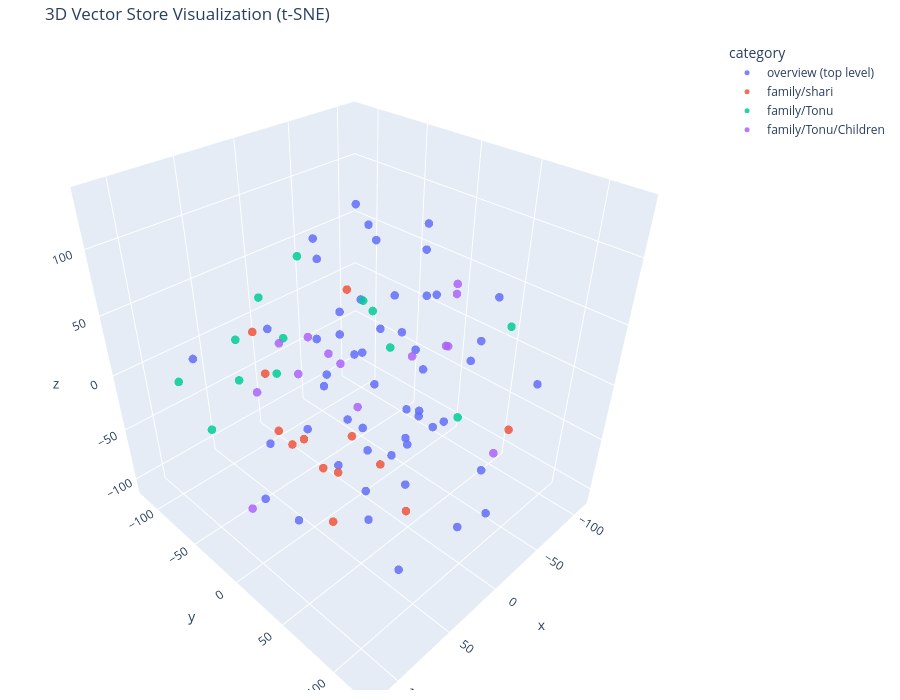

Write notebook code for a chart like this one.
### Code cell
import plotly.express as px
from sklearn.manifold import TSNE

# 3D t-SNE (same data, same perplexity logic as before)
n = len(vectors)
tsne_3d = TSNE(n_components=3, random_state=42, perplexity=min(30, max(2, n // 4)))
coords_3d = tsne_3d.fit_transform(vectors)

df[['x3', 'y3', 'z3']] = coords_3d

fig = px.scatter_3d(
    df, x='x3', y='y3', z='z3',
    color='category',
    hover_name='file',
    hover_data={'preview': True, 'x3': False, 'y3': False, 'z3': False, 'category': False},
    title='3D Vector Store Visualization (t-SNE)',
    width=900, height=700,
)
fig.update_traces(marker=dict(size=5, opacity=0.85))
fig.update_layout(
    scene=dict(xaxis_title='x', yaxis_title='y', zaxis_title='z'),
    margin=dict(r=10, b=10, l=10, t=40),
)
fig.show()

### Figure 1 — Plotly figure (JSON) as saved in the notebook; plotly's stock layout.template omitted (floating-point values rounded to 4 significant figures)
{"data": [{"customdata": [["# Shari Thomas – Professional and Academic Background...", "overview (top level)"], ["Shari Thomas is a technology professional with experience in higher education, software development,...", "overview (top level)"], ["skills relevant to the modern AI industry....", "overview (top level)"], ["Shari completed her Bachelor of Technology (B.Tech) degree in Computer Science and Engineering. She ...", "overview (top level)"], ["disciplines, including software engineering, computer science fundamentals, digital image processing...", "overview (top level)"], ["Following her postgraduate education, Shari began her professional career in the field of teaching. ...", "overview (top level)"], ["Her first teaching appointment was at St. George's College, Aruvithura, Kerala, where she worked fro...", "overview (top level)"], ["From 2016 to 2018, Shari worked at Christ College of Science and Management. This represented the se...", "overview (top level)"], ["Her background as a teacher contributed to her ability to explain technical subjects, communicate id...", "overview (top level)"], ["After her teaching career, Shari moved toward the technology industry, developing an interest in dat...", "overview (top level)"], ["and machine learning domain....", "overview (top level)"], ["Her experience at AIMLSpectrum represented an important transition from academic teaching to industr...", "overview (top level)"], ["Shari is currently expanding his capabilities toward becoming a full-stack AI developer. His learnin...", "overview (top level)"], ["Shari is currently working as a Junior Developer at AITrich, located at Infopark, Kochi, Kerala. Her...", "overview (top level)"], ["and artificial intelligence technologies....", "overview (top level)"], ["One of his current software development projects is a Customized Tour Management System. The project...", "overview (top level)"], ["database interaction, and potential AI-powered functionalities into a practical application....", "overview (top level)"], ["As part of her professional development, Shari is actively upskilling in areas related to software d...", "overview (top level)"], ["Her technical interests connect traditional software development with AI-powered systems. By combini...", "overview (top level)"], ["in the field of artificial intelligence....", "overview (top level)"], ["Shari's career is characterized by her ability to move between different professional roles and cont...", "overview (top level)"], ["# Tonu and Shari – Personal Introduction...", "overview (top level)"], ["Tonu James and Shari Thomas are a married couple from Kerala, India, who share a strong interest in ...", "overview (top level)"], ["in Image Processing. Their common educational interests and experiences have played an important rol...", "overview (top level)"], ["Tonu James was born on March 8, 1990, in Kerala, India. He is a technology professional with experie...", "overview (top level)"], ["Shari Thomas was born on May 6, 1990. Like Tonu, she has an educational background in Computer Scien...", "overview (top level)"], ["Tonu and Shari first met during their college days. Their relationship developed over time, eventual...", "overview (top level)"], ["Bangalore, being a major technology hub in India, provided an environment closely connected to their...", "overview (top level)"], ["Tonu and Shari are now settled in Kolenchery, a town in the Ernakulam district of Kerala, India. The...", "overview (top level)"], ["and aspirations while continuing to pursue their own professional interests....", "overview (top level)"], ["# Tonu James – Professional and Academic Background...", "overview (top level)"], ["Tonu James is a software and artificial intelligence professional with an academic background in Com...", "overview (top level)"], ["intelligence, and modern application development....", "overview (top level)"], ["Tonu completed his Bachelor of Technology (B.Tech) degree in Computer Science and Engineering. He su...", "overview (top level)"], ["computer vision, and computational techniques used to extract meaningful information from digital im...", "overview (top level)"], ["Tonu began his professional career at Tata Consultancy Services (TCS), where he worked from 2014 to ...", "overview (top level)"], ["Following his employment at Tata Consultancy Services, Tonu joined SAP Labs in 2015. SAP Labs is ass...", "overview (top level)"], ["development and the practical requirements of large software systems. He has gained experience in so...", "overview (top level)"], ["Over time, Tonu developed a growing interest in artificial intelligence, particularly computer visio...", "overview (top level)"], ["In September 2023, Tonu moved to Ireland to pursue advanced postgraduate studies in Human-Centred Ar...", "overview (top level)"], ["responsible, and aligned with human needs....", "overview (top level)"], ["As part of his academic and research interests, Tonu has explored fairness and bias in artificial in...", "overview (top level)"], ["across geographical regions, including European and Indian road environments. This work relates to A...", "overview (top level)"], ["Tonu has also been involved in the development and exploration of Edge AI applications. Edge AI refe...", "overview (top level)"], ["Raspberry Pi-based computer vision systems capable of processing camera feeds and detecting objects ...", "overview (top level)"], ["The technologies associated with his Edge AI work include Raspberry Pi, Python, ONNX Runtime, GStrea...", "overview (top level)"], ["inspection, workplace safety monitoring, and event detection....", "overview (top level)"], ["Another important area of interest for Tonu is Retrieval-Augmented Generation, commonly known as RAG...", "overview (top level)"], ["His RAG learning activities include document ingestion, text chunking, embedding models, vector data...", "overview (top level)"], ["to build reliable AI-powered question-answering applications....", "overview (top level)"], ["Tonu's professional development reflects a progression from conventional software engineering toward...", "overview (top level)"], ["vision, Generative AI, and production-oriented AI deployment to create meaningful solutions for real...", "overview (top level)"]], "hovertemplate": "<b>%{hovertext}</b><br><br>preview=%{customdata[0]}<extra></extra>", "hovertext": ["Shari_Professional.md", "Shari_Professional.md", "Shari_Professional.md", "Shari_Professional.md", "Shari_Professional.md", "Shari_Professional.md", "Shari_Professional.md", "Shari_Professional.md", "Shari_Professional.md", "Shari_Professional.md", "Shari_Professional.md", "Shari_Professional.md", "Shari_Professional.md", "Shari_Professional.md", "Shari_Professional.md", "Shari_Professional.md", "Shari_Professional.md", "Shari_Professional.md", "Shari_Professional.md", "Shari_Professional.md", "Shari_Professional.md", "Tonu_Shari_background.md", "Tonu_Shari_background.md", "Tonu_Shari_background.md", "Tonu_Shari_background.md", "Tonu_Shari_background.md", "Tonu_Shari_background.md", "Tonu_Shari_background.md", "Tonu_Shari_background.md", "Tonu_Shari_background.md", "Tonu_Professional.md", "Tonu_Professional.md", "Tonu_Professional.md", "Tonu_Professional.md", "Tonu_Professional.md", "Tonu_Professional.md", "Tonu_Professional.md", "Tonu_Professional.md", "Tonu_Professional.md", "Tonu_Professional.md", "Tonu_Professional.md", "Tonu_Professional.md", "Tonu_Professional.md", "Tonu_Professional.md", "Tonu_Professional.md", "Tonu_Professional.md", "Tonu_Professional.md", "Tonu_Professional.md", "Tonu_Professional.md", "Tonu_Professional.md", "Tonu_Professional.md", "Tonu_Professional.md"], "legendgroup": "overview (top level)", "marker": {"color": "#636efa", "opacity": 0.85, "size": 5, "symbol": "circle"}, "mode": "markers", "name": "overview (top level)", "scene": "scene", "showlegend": true, "type": "scatter3d", "x": [12.48, -3.407, 28.89, -1.101, -27.49, 54.98, -39.84, 36.17, 85.52, 25.74, 61.5, 69.1, 60.76, 57.26, 70.46, -75.24, 68.35, 48.6, 12.92, 30.01, 1.904, -45.24, -26.43, -23.82, 9.525, -33.88, -4.993, 24.79, 96.71, 12.47, 13.63, -15.8, -80.47, -50.67, -38.98, 46.82, -60.33, -9.372, -14.76, -47.86, 12.77, -28.65, -54.95, -49.04, -14.13, -24.92, 6.874, 71.94, -52.32, 65.1, -44.27, 17.4], "y": [14.03, 42.85, 28.55, 66.58, 33.73, 61.9, 9.366, 40.74, 26.17, 54.42, 97.04, -32.99, 39.74, -36.83, 75.79, 97.19, 39.66, 36.27, 25.51, 79.81, 47.29, -94.54, -49.43, -16.9, -35.49, 50.52, 91.69, 5.049, -60.37, -32.17, -24.76, -14.8, -11.88, -7.733, 22.41, 83.19, -44.63, 9.172, -79.8, 76.06, 124.8, 72.6, 60.96, 24.43, 42.38, 35.54, 2.307, -9.657, 74.87, 59.82, -10.22, 64.07], "z": [-31.25, -38.88, 87.85, -7.509, 9.941, -57.42, -46.29, -58.72, -61.91, -23.43, 39.24, -95.13, -19.15, -49.8, 22.24, 5.228, 57.74, 10.22, 13.96, 31.38, -71.36, 42.56, 21.56, 104.5, 20.43, -31.15, -87.33, 49.96, 33.68, 101.7, -13.82, 6.439, -88.53, 11.36, 113.3, -96.7, 70.81, 40.79, -104.0, 77.29, -36.27, 35.87, 33.61, 57.48, 110.8, 71.18, 134.6, 68.91, -74.74, 80.31, 44.67, 62.65]}, {"customdata": [["## Shari Eldest Sister – Shanti Thomas  Shanti Thomas is the eldest child of Thomas NM and Mary Thom...", "family/shari"], ["She is married to Shambu, who is a businessman. Shambu's professional activities are connected to bu...", "family/shari"], ["The family is settled in Jharkhand, a state in eastern India. Shanti, Shambu, and Anjay therefore fo...", "family/shari"], ["## Shari Eldest Brother – Shinto Thomas  Shinto Thomas is one of Shari's two elder brothers. He is y...", "family/shari"], ["Shinto is married to Sumi Joseph, who works as a primary school teacher. Sumi's professional role in...", "family/shari"], ["## Shari Parents  Shari's father was Thomas NM, who worked as a farmer. Agriculture formed an import...", "family/shari"], ["Thomas NM passed away in November 2025. His death was an important loss for the family, including hi...", "family/shari"], ["Shari's mother is Mary Thomas, who is a homemaker. She has been involved in managing family and hous...", "family/shari"], ["# Shari Thomas – Family Background  Shari Thomas was born on May 6, 1990 at Pala in Kerala, and come...", "family/shari"], ["Shari has three elder siblings: one sister named Shanti Thomas and two brothers named Shinto Thomas ...", "family/shari"], ["The family has members working in several different professions, including agriculture, nursing, bus...", "family/shari"], ["## Shari Elder Brother – Shijo Thomas  Shijo Thomas is Shari's second elder brother and the third ch...", "family/shari"], ["His profession is network engineering. As a networking engineer, his professional field involves com...", "family/shari"]], "hovertemplate": "<b>%{hovertext}</b><br><br>preview=%{customdata[0]}<extra></extra>", "hovertext": ["shari_shanti.md", "shari_shanti.md", "shari_shanti.md", "shari_shinto.md", "shari_shinto.md", "shari_parents.md", "shari_parents.md", "shari_parents.md", "shari_family_background.md", "shari_family_background.md", "shari_family_background.md", "shari_shijo.md", "shari_shijo.md"], "legendgroup": "family/shari", "marker": {"color": "#EF553B", "opacity": 0.85, "size": 5, "symbol": "circle"}, "mode": "markers", "name": "family/shari", "scene": "scene", "showlegend": true, "type": "scatter3d", "x": [-15.85, 59.68, 53.51, 8.316, 15.0, 63.14, 41.13, 80.73, 37.54, -3.177, -13.8, 54.27, -4.286], "y": [5.353, -32.49, -51.45, -17.62, -49.35, -3.685, 11.29, 5.279, -1.767, -13.31, 116.8, 93.73, -18.1], "z": [-90.27, 16.98, 39.24, -98.13, -78.67, -26.59, -107.5, 1.445, -64.03, -64.91, 12.45, -26.74, 62.44]}, {"customdata": [["## Tonu Parents – James KI and Lucy James  Tonu's father is James KI, who works as a farmer. Agricul...", "family/Tonu"], ["Tonu's mother is Lucy James, who is a homemaker. She has devoted her time to managing household resp...", "family/Tonu"], ["Their three children have followed different career paths, including interior design, transportation...", "family/Tonu"], ["# Tonu James – Family Background  Tonu James was born on March 8, 1990, at Kanhangad Kerala, India. ...", "family/Tonu"], ["Tonu's parents are James KI and Lucy James. The family background brings together agricultural life,...", "family/Tonu"], ["## Tonu Elder Brother – Tinku James  Tinku James is the eldest sibling in Tonu's family and the elde...", "family/Tonu"], ["Tinku works as an interior designer and is also engaged in taxi driving. His professional activities...", "family/Tonu"], ["Tinku is married to Tessy Anson, who operates a beauty parlour. Through her business, Tessy is invol...", "family/Tonu"], ["Tinku and Tessy live with their children in Trivandrum, also known as Thiruvananthapuram, the capita...", "family/Tonu"], ["## Tonu Sister – Teenu James  Teenu James is Tonu James's sister and another child of James KI and L...", "family/Tonu"], ["Teenu works as a nurse in the National Health Service, commonly known as the NHS. The NHS is the pub...", "family/Tonu"], ["Her husband, Sebin Antony, works as a sterile technician in the NHS. His professional role is associ...", "family/Tonu"], ["Teenu James and Sebin Antony have two children, Steve and Caryl.  Teenu and Sebin are settled in Man...", "family/Tonu"]], "hovertemplate": "<b>%{hovertext}</b><br><br>preview=%{customdata[0]}<extra></extra>", "hovertext": ["Tonu_parents.md", "Tonu_parents.md", "Tonu_parents.md", "Tonu_family_background.md", "Tonu_family_background.md", "Tonu_Tinku.md", "Tonu_Tinku.md", "Tonu_Tinku.md", "Tonu_Tinku.md", "Tonu_Teenu.md", "Tonu_Teenu.md", "Tonu_Teenu.md", "Tonu_Teenu.md"], "legendgroup": "family/Tonu", "marker": {"color": "#00cc96", "opacity": 0.85, "size": 5, "symbol": "circle"}, "mode": "markers", "name": "family/Tonu", "scene": "scene", "showlegend": true, "type": "scatter3d", "x": [8.356, 32.94, -99.69, 15.08, -77.64, 19.83, -5.038, 97.95, -65.98, 53.48, 87.33, -99.26, -96.48], "y": [-102.4, -103.1, 55.05, -66.94, 30.53, -71.89, -70.18, -47.29, -63.9, -73.7, -101.2, -63.66, -82.59], "z": [26.51, -0.857, 22.48, 9.106, -63.77, -23.48, 68.51, -18.54, 8.809, -13.33, -11.46, -52.17, -22.03]}, {"customdata": [["## Luke Tonu – Youngest Son  Luke Tonu is the youngest child of Tonu James and Shari Thomas. He was ...", "family/Tonu/Children"], ["As the youngest member of the family, Luke is known for his playful, energetic, and mischievous beha...", "family/Tonu/Children"], ["Unlike his older siblings, Luke is still too young to have formed a particular career ambition or a ...", "family/Tonu/Children"], ["## Tessa Tonu – Eldest Daughter  Tessa Tonu is the eldest child and only daughter of Tonu James and ...", "family/Tonu/Children"], ["Tessa currently studies at Hillview Public School in Kolenchery, Kerala. She is an enthusiastic chil...", "family/Tonu/Children"], ["Among her favourite academic subjects are Mathematics and Science. Her interest in these subjects re...", "family/Tonu/Children"], ["Apart from academics, Tessa enjoys dancing and public speaking. These interests allow her to explore...", "family/Tonu/Children"], ["her develop confidence in expressing ideas before others....", "family/Tonu/Children"], ["Tessa has a particularly interesting ambition for her future: she would like to become an astronaut....", "family/Tonu/Children"], ["As the eldest of three children, Tessa is also the older sister of Thomas Tonu and Luke Tonu....", "family/Tonu/Children"], ["## Thomas Tonu – Second Child and Eldest Son  Thomas Tonu is the second child of Tonu James and Shar...", "family/Tonu/Children"], ["Thomas is growing up alongside his sister and younger brother in the family's home in Kolenchery. As...", "family/Tonu/Children"], ["When asked what he would like to become in the future, Thomas expresses an interest in becoming a po...", "family/Tonu/Children"], ["Within the family, Thomas occupies the middle position among the three children. He is the younger b...", "family/Tonu/Children"]], "hovertemplate": "<b>%{hovertext}</b><br><br>preview=%{customdata[0]}<extra></extra>", "hovertext": ["LukeTonu.md", "LukeTonu.md", "LukeTonu.md", "TessaTonu.md", "TessaTonu.md", "TessaTonu.md", "TessaTonu.md", "TessaTonu.md", "TessaTonu.md", "TessaTonu.md", "ThomasTonu.md", "ThomasTonu.md", "ThomasTonu.md", "ThomasTonu.md"], "legendgroup": "family/Tonu/Children", "marker": {"color": "#ab63fa", "opacity": 0.85, "size": 5, "symbol": "circle"}, "mode": "markers", "name": "family/Tonu/Children", "scene": "scene", "showlegend": true, "type": "scatter3d", "x": [-19.15, 17.94, -13.57, 10.25, -77.23, -111.4, -87.08, 117.0, -107.2, -46.48, -25.28, -40.71, -31.21, -20.51], "y": [-78.89, -102.5, -86.74, 86.38, -19.37, -5.445, 8.501, 19.43, -9.12, -85.53, -48.33, -45.03, 96.97, -118.5], "z": [-11.31, -59.05, -48.55, 107.7, -29.18, 29.29, -10.79, -32.9, -28.42, -43.68, -24.91, -74.97, -30.58, -36.46]}], "layout": {"height": 700, "legend": {"title": {"text": "category"}, "tracegroupgap": 0}, "margin": {"b": 10, "l": 10, "r": 10, "t": 40}, "scene": {"domain": {"x": [0, 1], "y": [0, 1]}, "xaxis": {"title": {"text": "x"}}, "yaxis": {"title": {"text": "y"}}, "zaxis": {"title": {"text": "z"}}}, "title": {"text": "3D Vector Store Visualization (t-SNE)"}, "width": 900}}
